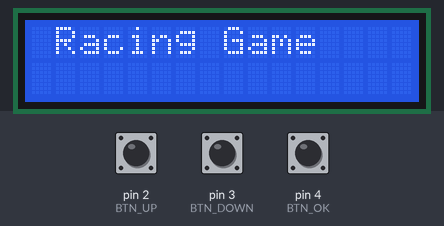
A sketch run on a simulated Arduino Uno, built with avr-gcc and run on an emulated ATmega328P. Parts: 16×2 character LCD. Inputs (shaded band) come from the test bench; at power-on: pin 4 (BTN_OK) HIGH, pin 3 (BTN_DOWN) HIGH, pin 2 (BTN_UP) HIGH. EEPROM starts erased.

Above: at 1.2 s.
1.3 s: pin 4 (BTN_OK) pulled LOW for 3.2 s
At 4.7 s:
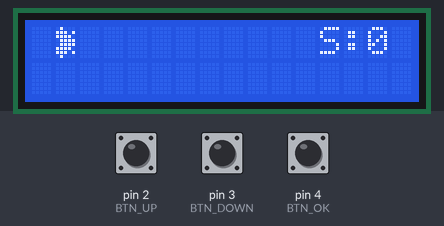
7.5 s: pin 3 (BTN_DOWN) pulled LOW for 0.15 s
At 9.3 s:
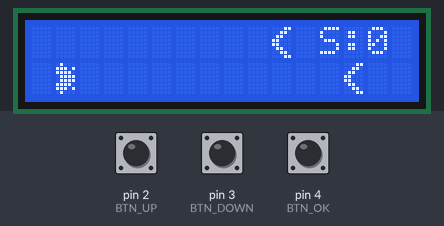
10.6 s: pin 2 (BTN_UP) pulled LOW for 0.15 s
At 12.9 s:
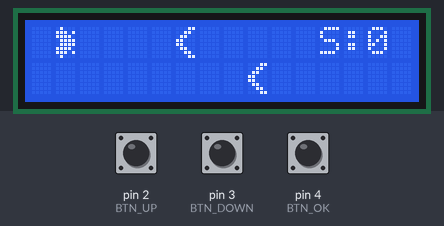
13.7 s: pin 3 (BTN_DOWN) pulled LOW for 1 s
At 14.7 s:
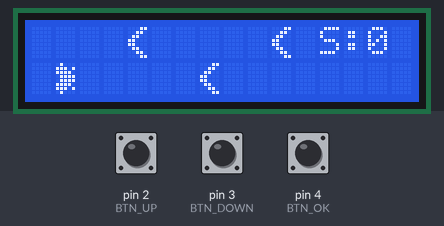
17.7 s: pin 2 (BTN_UP) pulled LOW for 1 s
At 20.2 s:
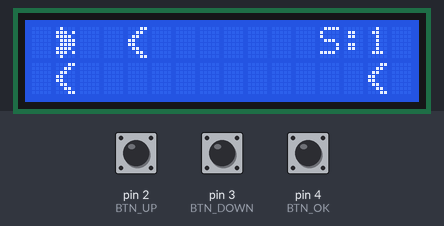
21.7 s: pin 3 (BTN_DOWN) pulled LOW for 0.15 s
At 32.4 s:
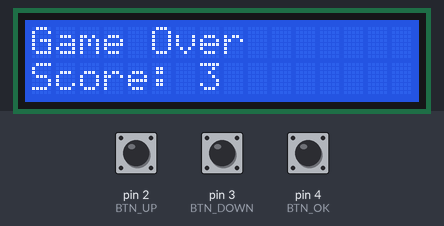
Timing chart, 0 to 33.9 s (numbered marks = the images above; inputs shaded):
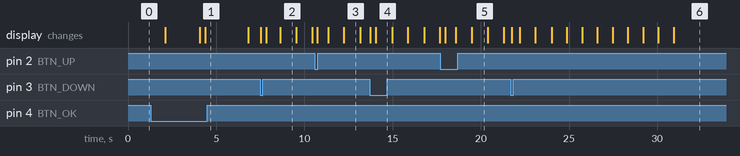

Measured:
- after the input at 7.5 s, the display: first changes at once (image 2 shows a later state)
- after the input at 10.6 s, the display: first changes after 0.14 s (image 3 shows a later state)
- after the input at 13.7 s, the display: first changes at once (image 4 shows a later state)
- after the input at 17.7 s, the display: first changes after 0.28 s (image 5 shows a later state)
- after the input at 21.7 s, the display: first changes after 0.05 s (image 6 shows a later state)
- what the display in image 2 shows lasts 0.9 s, from 8.6 s to 9.5 s

The sketch:

racing_game.ino
```cpp
#include <Wire.h>
#include <LiquidCrystal_I2C.h>
#include <EEPROM.h>

#define BTN_UP   2
#define BTN_DOWN 3
#define BTN_OK   4

#define MAX_OBSTACLES 3

int obstacleCols[MAX_OBSTACLES];
int obstacleRows[MAX_OBSTACLES];
bool obstacleActive[MAX_OBSTACLES];


LiquidCrystal_I2C lcd(0x27, 16, 2);

// ---------------- STATES ----------------
enum State {
  STATE_INTRO,
  STATE_MENU,
  STATE_GAME,
  STATE_GAME_OVER,
  STATE_HIGH_SCORE
};
byte playerChar[] = {
  B01000,
  B11101,
  B11110,
  B01111,
  B01111,
  B11110,
  B11101,
  B01000
};
byte obstacleChar[8] = {
  B00011,
  B00110,
  B01100,
  B11000,
  B11000,
  B01100,
  B00110,
  B00011
};

State currentState = STATE_INTRO;

// ---------------- MENU ----------------
int menuIndex = 0;
int lastMenuIndex = -1;

// ---------------- GAME ----------------
int playerRow = 0;
const int playerCol = 1;


int score = 0;
int highScore = 0;

int prevPlayerRow = 0;

bool introDrawn = false;
bool gameOverDrawn = false;

int nextObstacleRow = 0;

unsigned long lastSpawnTime = 0;
// ---------------- TIMING ----------------
unsigned long lastMoveTime = 0;
unsigned long gameSpeed = 900;
unsigned long stateStartTime = 0;

int prevObstacleCols[MAX_OBSTACLES];
int prevObstacleRows[MAX_OBSTACLES];


// ---------------- SETUP ----------------
void setup() {
  pinMode(BTN_UP, INPUT_PULLUP);
  pinMode(BTN_DOWN, INPUT_PULLUP);
  pinMode(BTN_OK, INPUT_PULLUP);

  lcd.init();
  lcd.backlight();
  lcd.createChar(0, playerChar);
  lcd.createChar(1, obstacleChar);

  highScore = readHighScore();
  stateStartTime = millis();
}

// ---------------- LOOP ----------------
void loop() {

  readButtons();

  switch (currentState) {

    case STATE_INTRO:
      runIntro();
      break;

    case STATE_MENU:
      runMenu();
      break;

    case STATE_GAME:
      runGame();
      break;

    case STATE_GAME_OVER:
      runGameOver();
      break;

    case STATE_HIGH_SCORE:
      runHighScore();
      break;
  }
}

// ---------------- BUTTON HANDLING ----------------
void readButtons() {

  if (currentState == STATE_MENU) {

    if (digitalRead(BTN_UP) == LOW) {
      menuIndex--;
      delay(180);
    }

    if (digitalRead(BTN_DOWN) == LOW) {
      menuIndex++;
      delay(180);
    }

    if (digitalRead(BTN_OK) == LOW) {
      if (menuIndex == 0) startGame();
      if (menuIndex == 1) {
        lcd.clear();
        stateStartTime = millis();
        currentState = STATE_HIGH_SCORE;
      }
      delay(200);
    }
  }

  else if (currentState == STATE_GAME) {

    if (digitalRead(BTN_UP) == LOW) playerRow = 0;
    if (digitalRead(BTN_DOWN) == LOW) playerRow = 1;
  }

  else if (currentState == STATE_GAME_OVER) {
    if (digitalRead(BTN_OK) == LOW) {
      lcd.clear();
      gameOverDrawn = false;
      lastMenuIndex = -1;
      currentState = STATE_MENU;
      delay(200);
    }
  }

}

// ---------------- INTRO ----------------
void runIntro() {

  if (millis() - stateStartTime < 2000) {

    if (!introDrawn) {
      lcd.clear();
      lcd.setCursor(0, 0);
      lcd.print(" Racing Game ");
      introDrawn = true;
    }

  }
  else if (millis() - stateStartTime < 4000) {

    if (introDrawn) {
      lcd.clear();
      lcd.setCursor(0, 0);
      lcd.print(" Created by ");
      lcd.setCursor(0, 1);
      lcd.print(" GUNA ");
      introDrawn = false;
    }

  }
  else {
    lcd.clear();
    introDrawn = false;
    currentState = STATE_MENU;
  }
}


// ---------------- MENU ----------------
void runMenu() {

  if (menuIndex < 0) menuIndex = 0;
  if (menuIndex > 1) menuIndex = 1;

  if (menuIndex != lastMenuIndex) {

    lcd.clear();

    lcd.setCursor(0, 0);
    lcd.print(menuIndex == 0 ? "> Start Game" : "  Start Game");

    lcd.setCursor(0, 1);
    lcd.print(menuIndex == 1 ? "> High Score" : "  High Score");

    lastMenuIndex = menuIndex;
  }
}

// ---------------- START GAME ----------------
void startGame() {

  lcd.clear();
  score = 0;
  gameSpeed = 900;

  playerRow = 0;

  for (int i = 0; i < MAX_OBSTACLES; i++) {
    obstacleActive[i] = false;
    obstacleCols[i] = 15;
    obstacleRows[i] = 0;

    prevObstacleCols[i] = obstacleCols[i];
    prevObstacleRows[i] = obstacleRows[i];
  }


  nextObstacleRow = 0;
  lastMoveTime = millis();
  currentState = STATE_GAME;
}


// ---------------- GAME LOGIC ----------------
void runGame() {

  if (millis() - lastMoveTime > gameSpeed) {

  for (int i = 0; i < MAX_OBSTACLES; i++) {

    if (obstacleActive[i]) {
      obstacleCols[i]--;

      // Obstacle passed successfully
      if (obstacleCols[i] < 0) {
        obstacleActive[i] = false;
        score++;

        // Speed up gradually
        if (score % 3 == 0 && gameSpeed > 200) {
          gameSpeed -= 40;
        }
      }
    }
  }

  lastMoveTime = millis();
  }


  // COLLISION
  for (int i = 0; i < MAX_OBSTACLES; i++) {
  if (obstacleActive[i] &&
      obstacleCols[i] == playerCol &&
      obstacleRows[i] == playerRow) {
    endGame();
    return;
  }
  }


  drawGame();

  unsigned long spawnInterval = 1200;

if (millis() - lastSpawnTime > spawnInterval) {

  // ---- FAIRNESS CHECK FIRST ----
  for (int i = 0; i < MAX_OBSTACLES; i++) {
    if (obstacleActive[i] && obstacleCols[i] > 12) {
      return;  // too close, wait next frame
    }
  }

  // ---- FIND FREE SLOT ----
  for (int i = 0; i < MAX_OBSTACLES; i++) {
    if (!obstacleActive[i]) {

      obstacleActive[i] = true;
      obstacleCols[i] = 15;
      obstacleRows[i] = nextObstacleRow;

      nextObstacleRow = 1 - nextObstacleRow;
      lastSpawnTime = millis();
      break;
    }
  }
}


}

// ---------------- DRAW GAME ----------------
void drawGame() {

  // ---- ERASE PREVIOUS PLAYER ----
  lcd.setCursor(playerCol, prevPlayerRow);
  lcd.print(" ");

  // ---- ERASE PREVIOUS OBSTACLES ----
  for (int i = 0; i < MAX_OBSTACLES; i++) {
    lcd.setCursor(prevObstacleCols[i], prevObstacleRows[i]);
    lcd.print(" ");
  }

  // ---- DRAW PLAYER ----
  lcd.setCursor(playerCol, playerRow);
  lcd.write(byte(0));

  // ---- DRAW OBSTACLES ----
  for (int i = 0; i < MAX_OBSTACLES; i++) {
    if (obstacleActive[i]) {
      lcd.setCursor(obstacleCols[i], obstacleRows[i]);
      lcd.write(byte(1));
    }
  }

  // ---- DRAW SCORE ----
  lcd.setCursor(12, 0);
  lcd.print("S:");
  lcd.print(score);
  lcd.print(" ");

  // ---- SAVE CURRENT POSITIONS ----
  prevPlayerRow = playerRow;

  for (int i = 0; i < MAX_OBSTACLES; i++) {
    prevObstacleCols[i] = obstacleCols[i];
    prevObstacleRows[i] = obstacleRows[i];
  }
}


// ---------------- GAME OVER ----------------
void endGame() {

  if (score > highScore) {
  highScore = score;
  if (highScore > 255) highScore = 255; // clamp
    EEPROM.write(0, highScore);
  }


  lcd.clear();
  gameOverDrawn = false;
  stateStartTime = millis();
  currentState = STATE_GAME_OVER;
}


void runGameOver() {

  if (!gameOverDrawn) {
    lcd.clear();
    lcd.setCursor(0, 0);
    lcd.print("Game Over");
    lcd.setCursor(0, 1);
    lcd.print("Score: ");
    lcd.print(score);
    gameOverDrawn = true;
  }

  // After 5 sec, show "Press OK"
  if (millis() - stateStartTime > 5000) {
    lcd.setCursor(0, 0);
    lcd.print("Press OK      ");
    lcd.setCursor(0, 1);
    lcd.print("for Menu      ");
  }
}


// ---------------- HIGH SCORE ----------------
void runHighScore() {

  static bool highScoreDrawn = false;

  if (!highScoreDrawn) {
    lcd.clear();
    lcd.setCursor(0, 0);
    lcd.print("High Score");
    lcd.setCursor(0, 1);
    lcd.print(highScore);
    highScoreDrawn = true;
    stateStartTime = millis();
  }

  // Auto return after 3 seconds
  if (millis() - stateStartTime > 3000) {
    lcd.clear();
    highScoreDrawn = false;
    lastMenuIndex = -1;   // force menu redraw
    currentState = STATE_MENU;
  }
}


int readHighScore() {
  int value = EEPROM.read(0);
  if (value == 255) {   // EEPROM empty
    value = 0;
    EEPROM.write(0, 0);
  }
  return value;
}
```
